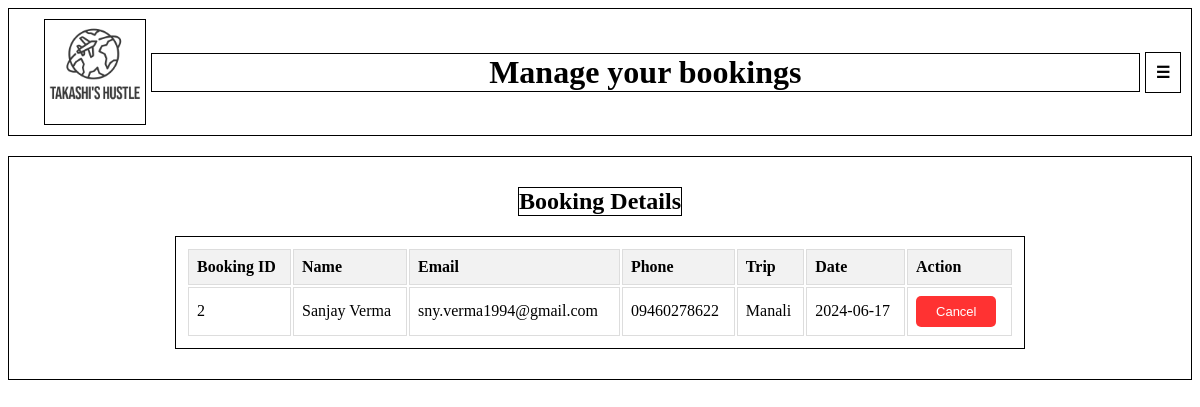
Screenshot of /manage_booking (signed in) with the database file from the repository.
### tables this page shows
CREATE TABLE bookings (booking_id INTEGER PRIMARY KEY AUTOINCREMENT, username TEXT, name TEXT, email TEXT, phone TEXT, trip TEXT, date TEXT);

### app.py (the view)
@app.route('/manage_booking')
def manage_booking():
    if 'username' in session:
        username = session['username']
        with sqlite3.connect('database.db') as conn:
            conn.row_factory = sqlite3.Row
            cur = conn.cursor()
            cur.execute("SELECT * FROM bookings WHERE username=?", (username,))
            bookings = [dict(row) for row in cur.fetchall()]
            return render_template('manage_bookings.html', username=username, bookings=bookings)
    else:
        return redirect(url_for('login'))

### templates/manage_bookings.html (shortened to what this page needs)
<!DOCTYPE html>
<html lang="en">
<head>
    <link rel="stylesheet" href="static/manage_bookings.css">
</head>
<body>
    <div class="navbar">
        <a href="{{ url_for('welcome') }}" class="logo-link">
            <img id="logo" src="static/logo11.png" alt="Logo">
        </a>
        <h1>Manage your bookings</h1>
        <div class="dropdown">
            <button class="dropbtn" onclick="openDropdownButtonContent()">☰</button>
        </div>
    </div>
    <div class="booking-details">
        <h2>Booking Details</h2>
        <table>
            <tr>
                <th>Booking ID</th>
                <th>Name</th>
                <th>Email</th>
                <th>Phone</th>
                <th>Trip</th>
                <th>Date</th>
                <th>Action</th>
            </tr>
            {% for booking in bookings %}
                <tr>
                    <td>{{ booking.booking_id }}</td>
                    <td>{{ booking.name }}</td>
                    <td>{{ booking.email }}</td>
                    <td>{{ booking.phone }}</td>
                    <td>{{ booking.trip }}</td>
                    <td>{{ booking.date }}</td>
                    <td>
                        <button class="cancle-button" onclick="openForm('popupForm_{{ booking.booking_id }}')">Cancel</button>
                    </td>
                </tr>
            {% else %}
                <tr>
                    <td colspan="6">No bookings found.</td>
                </tr>
            {% endfor %}
        </table>
    </div>
</body>
</html>

### static/manage_bookings.css (style rules this page uses)
.navbar { display: flex; align-items: center; background-color: white; color: black; padding: 10px; margin-bottom: 20px; border: 1px solid black; }
.logo-link { display: inline-block; margin-right: 5px; margin-left: 25px; border: 1px solid black; }
#logo { width: 100px; height: 100px; transform: scale(1.8); }
.navbar h1 { text-align: center; flex-grow: 1; margin-right: 5px; border: 1px solid black; }
.dropbtn { background-color: white; color: black; padding: 10px; font-size: 16px; border: none; cursor: pointer; font-weight: bold; border: 1px solid black; }
.booking-details { display: flex; align-items: center; flex-direction: column; background-color: white; color: black; padding: 10px; margin-bottom: 20px; border: 1px solid black; }
h2 { margin-bottom: 20px; border: 1px solid black; }
table { width: 850px; align-items: center; background-color: white; color: black; padding: 10px; margin-bottom: 20px; border: 1px solid black; }
th, td { border: 1px solid #ddd; padding: 8px; text-align: left; }
th { background-color: #f2f2f2; }
.cancle-button { background-color: red; color: white; padding: 8px 20px; text-align: center; text-decoration: none; display: inline-block; font-size: 13px; cursor: pointer; border: none; border-radius: 5px; opacity: 0.8; z-index: 10; }

### rows the page displays
bookings: booking_id "2", name "Sanjay Verma", email "sny.verma1994@gmail.com", phone "09460278622", trip "Manali", date "2024-06-17"
